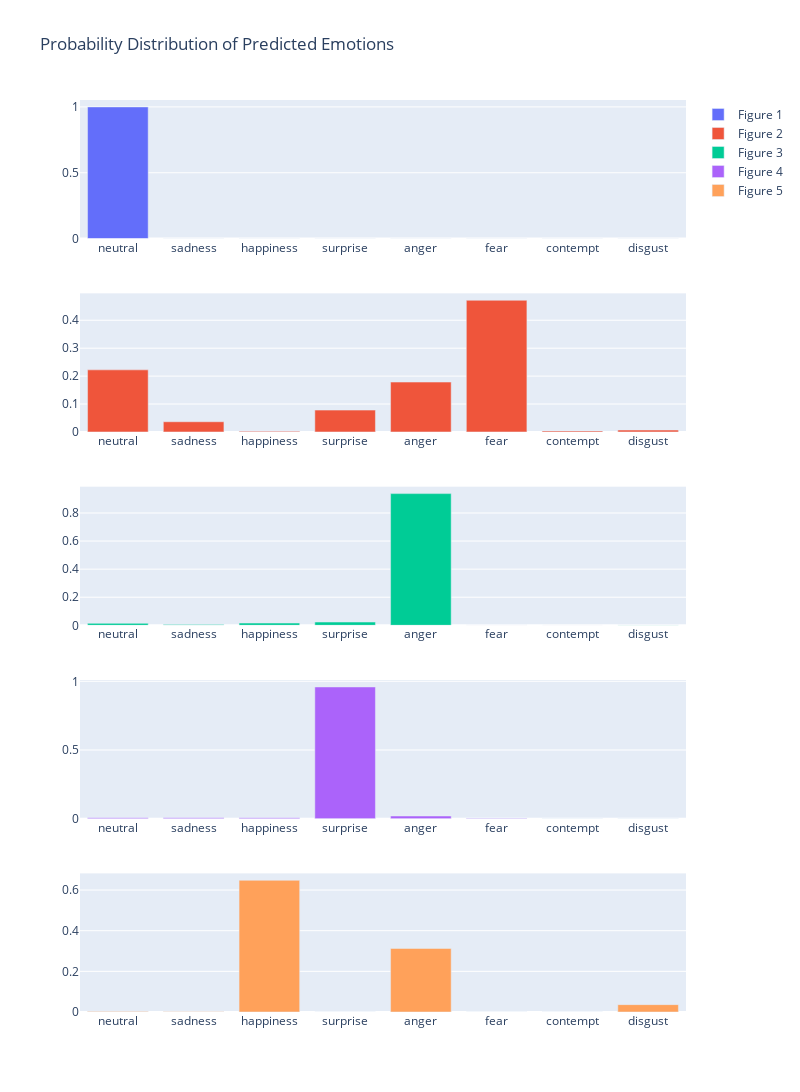

Notebook source saved alongside this figure:
### Code cell
plot_probability_distributions(img_path, predictions)

### Figure 1 — Plotly figure (JSON) as saved in the notebook; plotly's stock layout.template omitted (floating-point values rounded to 4 significant figures)
{"data": [{"name": "Figure 1", "x": ["neutral", "sadness", "happiness", "surprise", "anger", "fear", "contempt", "disgust"], "xaxis": "x", "y": [1, 1.377e-08, 4.377e-10, 5.68e-10, 5.47e-09, 1.935e-12, 2.08e-09, 4.391e-12], "yaxis": "y", "type": "bar"}, {"name": "Figure 2", "x": ["neutral", "sadness", "happiness", "surprise", "anger", "fear", "contempt", "disgust"], "xaxis": "x2", "y": [0.2224, 0.03655, 0.002117, 0.07824, 0.1787, 0.4716, 0.003681, 0.006812], "yaxis": "y2", "type": "bar"}, {"name": "Figure 3", "x": ["neutral", "sadness", "happiness", "surprise", "anger", "fear", "contempt", "disgust"], "xaxis": "x3", "y": [0.01384, 0.005394, 0.01597, 0.02319, 0.9379, 0.0009974, 3.524e-05, 0.002682], "yaxis": "y3", "type": "bar"}, {"name": "Figure 4", "x": ["neutral", "sadness", "happiness", "surprise", "anger", "fear", "contempt", "disgust"], "xaxis": "x4", "y": [0.006313, 0.005864, 0.007272, 0.9588, 0.01922, 0.002425, 3.59e-05, 6.155e-05], "yaxis": "y4", "type": "bar"}, {"name": "Figure 5", "x": ["neutral", "sadness", "happiness", "surprise", "anger", "fear", "contempt", "disgust"], "xaxis": "x5", "y": [0.002065, 0.000731, 0.648, 5.732e-05, 0.3128, 3.03e-05, 4.837e-05, 0.0363], "yaxis": "y5", "type": "bar"}], "layout": {"height": 1500, "title": {"text": "Probability Distribution of Predicted Emotions"}, "width": 800, "xaxis": {"anchor": "y", "domain": [0, 1]}, "yaxis": {"anchor": "x", "domain": [0.848, 1]}, "xaxis2": {"anchor": "y2", "domain": [0, 1]}, "yaxis2": {"anchor": "x2", "domain": [0.636, 0.788]}, "xaxis3": {"anchor": "y3", "domain": [0, 1]}, "yaxis3": {"anchor": "x3", "domain": [0.424, 0.576]}, "xaxis4": {"anchor": "y4", "domain": [0, 1]}, "yaxis4": {"anchor": "x4", "domain": [0.212, 0.364]}, "xaxis5": {"anchor": "y5", "domain": [0, 1]}, "yaxis5": {"anchor": "x5", "domain": [0, 0.152]}}}
